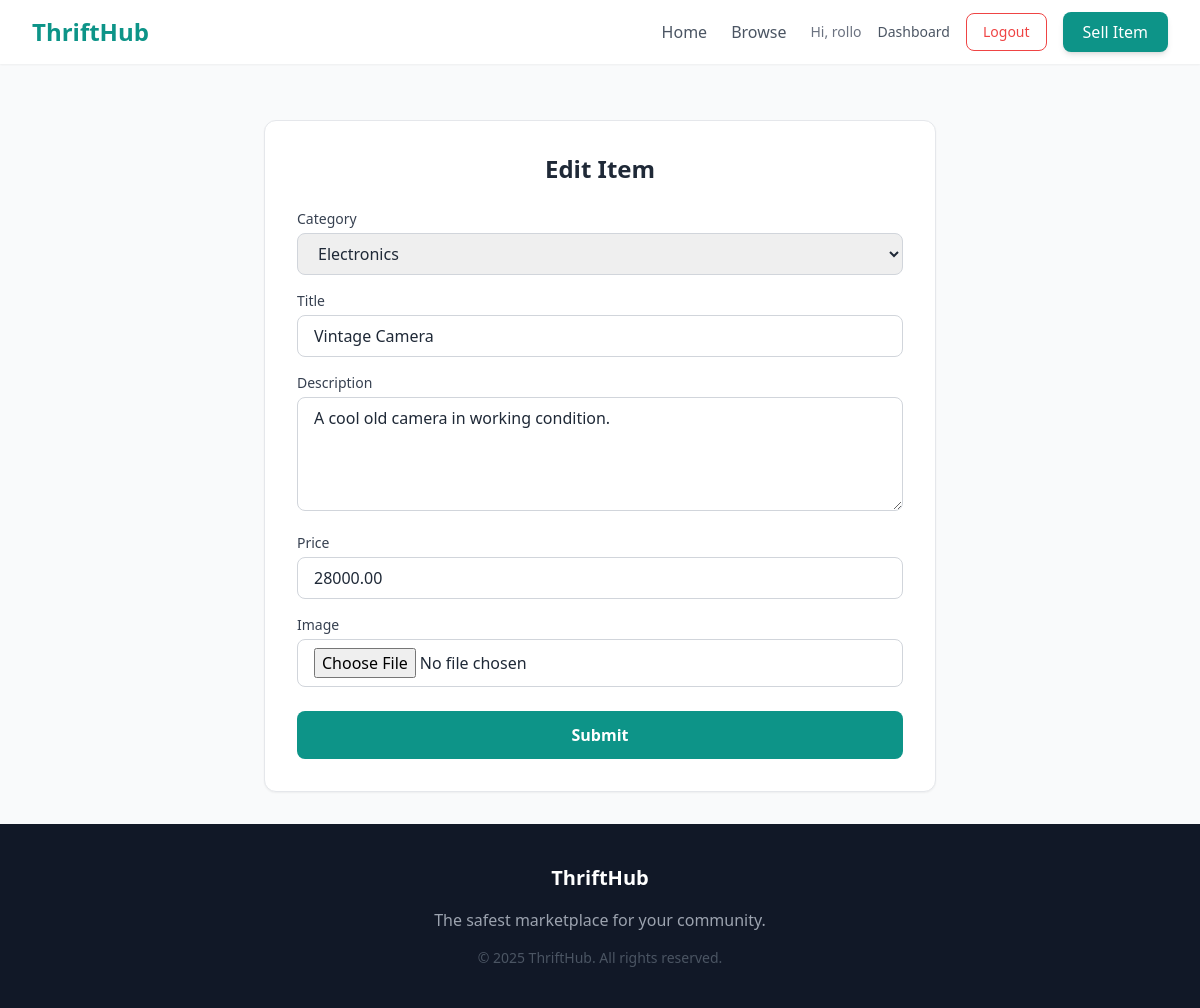
The page /item/1/edit/ (signed in) on the database its author committed.
### users/models.py (models this page shows, shortened)
class User(AbstractUser):
    is_seller = models.BooleanField(default=False)
    phone_number = models.CharField(max_length=15, blank=True, null=True)
    location = models.CharField(max_length=100, blank=True, null=True)

### market/models.py (models this page shows, shortened)
class Item(models.Model):
    CONDITION_CHOICES = (
        ('new', 'New'),
        ('used_good', 'Used - Good'),
        ('used_fair', 'Used - Fair'),
    )
    seller = models.ForeignKey(settings.AUTH_USER_MODEL, on_delete=models.CASCADE, related_name='items')
    category = models.ForeignKey(Category, on_delete=models.SET_NULL, null=True, related_name='items')
    title = models.CharField(max_length=200)
    description = models.TextField()
    price = models.DecimalField(max_digits=10, decimal_places=2)
    image = models.ImageField(upload_to='item_images/', blank=True, null=True)
    condition = models.CharField(max_length=20, choices=CONDITION_CHOICES, default='used_good')
    is_sold = models.BooleanField(default=False)
    created_at = models.DateTimeField(auto_now_add=True)
    updated_at = models.DateTimeField(auto_now=True)

### market/views.py (the view)
# urls.py: path('item/<int:pk>/edit/', views.edit, name='edit'),
@login_required
def edit(request, pk):
    item = get_object_or_404(Item, pk=pk, seller=request.user)
    if request.method == 'POST':
        form = NewItemForm(request.POST, request.FILES, instance=item)
        if form.is_valid():
            form.save()
            return redirect('market:detail', pk=item.id)
    else:
        form = NewItemForm(instance=item)
    return render(request, 'market/form.html', {
        'form': form,
        'title': 'Edit Item',
    })

### market/forms.py
class NewItemForm(forms.ModelForm):
    class Meta:
        model = Item
        fields = ('category', 'title', 'description', 'price', 'image')
        widgets = {
            'category': forms.Select(attrs={
                'class': 'w-full px-4 py-2 border border-gray-300 rounded-lg focus:ring-teal-500 focus:border-teal-500'
            }),
            'title': forms.TextInput(attrs={
                'class': 'w-full px-4 py-2 border border-gray-300 rounded-lg focus:ring-teal-500 focus:border-teal-500'
            }),
            'description': forms.Textarea(attrs={
                'class': 'w-full px-4 py-2 border border-gray-300 rounded-lg focus:ring-teal-500 focus:border-teal-500',
                'rows': 4
            }),
            'price': forms.NumberInput(attrs={
                'class': 'w-full px-4 py-2 border border-gray-300 rounded-lg focus:ring-teal-500 focus:border-teal-500'
            }),
            'image': forms.FileInput(attrs={
                'class': 'w-full px-4 py-2 border border-gray-300 rounded-lg focus:ring-teal-500 focus:border-teal-500'
            })
        }

### market/models.py (called while the page is built)
    def __str__(self):
        return self.name

### templates/market/form.html (shortened to what this page needs)
{% extends 'base.html' %}
{% block content %}
<div class="max-w-2xl mx-auto bg-white p-8 border border-gray-200 rounded-xl shadow-sm mt-6">
    <h1 class="text-2xl font-bold mb-6 text-center">{{ title }}</h1>
    <form method="post" action="." enctype="multipart/form-data">
        <div class="space-y-4">
            {% for field in form %}
                <div>
                    <label class="block text-sm font-medium text-gray-700 mb-1">{{ field.label }}</label>
                    {{ field }}
                </div>
            {% endfor %}
        </div>
        <button type="submit" class="w-full mt-6 bg-teal-600 text-white font-bold py-3 rounded-lg hover:bg-teal-700 transition">
            Submit
        </button>
    </form>
</div>
{% endblock %}

### templates/base.html (shortened to what this page needs)
<!DOCTYPE html>
<html lang="en">
<head>
    <script src="https://cdn.tailwindcss.com"></script>
</head>
<body class="bg-gray-50 text-gray-800 flex flex-col min-h-screen">
    <nav class="bg-white shadow-sm">
        <div class="max-w-7xl mx-auto px-4 sm:px-6 lg:px-8">
            <div class="flex justify-between h-16">
                <div class="flex items-center">
                    <a href="{% url 'market:index' %}" class="text-2xl font-bold text-teal-600">ThriftHub</a>
                </div>
                <div class="flex items-center space-x-6">
                    <a href="{% url 'market:index' %}" class="text-gray-600 hover:text-teal-600 font-medium">Home</a>
                    <a href="{% url 'market:browse' %}" class="text-gray-600 hover:text-teal-600 font-medium">Browse</a>
                    {% if request.user.is_authenticated %}
                        <div class="flex items-center space-x-4">
                            <span class="text-gray-500 text-sm hidden sm:block">Hi, {{ request.user.username }}</span>
                            <a href="{% url 'market:dashboard' %}" class="text-gray-600 hover:text-teal-600 font-medium text-sm">Dashboard</a>
                            <a href="{% url 'users:logout' %}" class="px-4 py-2 border border-red-500 text-red-500 rounded-lg hover:bg-red-50 transition font-medium text-sm">
                                Logout
                            </a>
                            <a href="{% url 'market:new' %}" class="bg-teal-600 hover:bg-teal-700 text-white px-5 py-2 rounded-lg font-medium transition shadow-md">
                                Sell Item
                            </a>
                        </div>
                    {% endif %}
                </div>
            </div>
        </div>
    </nav>
    <main class="flex-grow max-w-7xl mx-auto px-4 sm:px-6 lg:px-8 py-8 w-full">
        {% block content %}
        {% endblock %}
    </main>
    <footer class="bg-gray-900 text-white py-10">
        <div class="max-w-7xl mx-auto px-4 text-center">
            <h3 class="text-xl font-bold mb-4">ThriftHub</h3>
            <p class="text-gray-400 mb-4">The safest marketplace for your community.</p>
            <p class="text-sm text-gray-600">&copy; 2025 ThriftHub. All rights reserved.</p>
        </div>
    </footer>
</body>
</html>

### rows shown on the page
User: user.username "rollo"
Item: form "Electronics" "Vintage Camera" "A cool old camera in working condition." "28000.00"

### other values the page prints
{{ title }} "Edit Item"
{{ field.label }} "Category" "Title" "Description" "Price" "Image"
